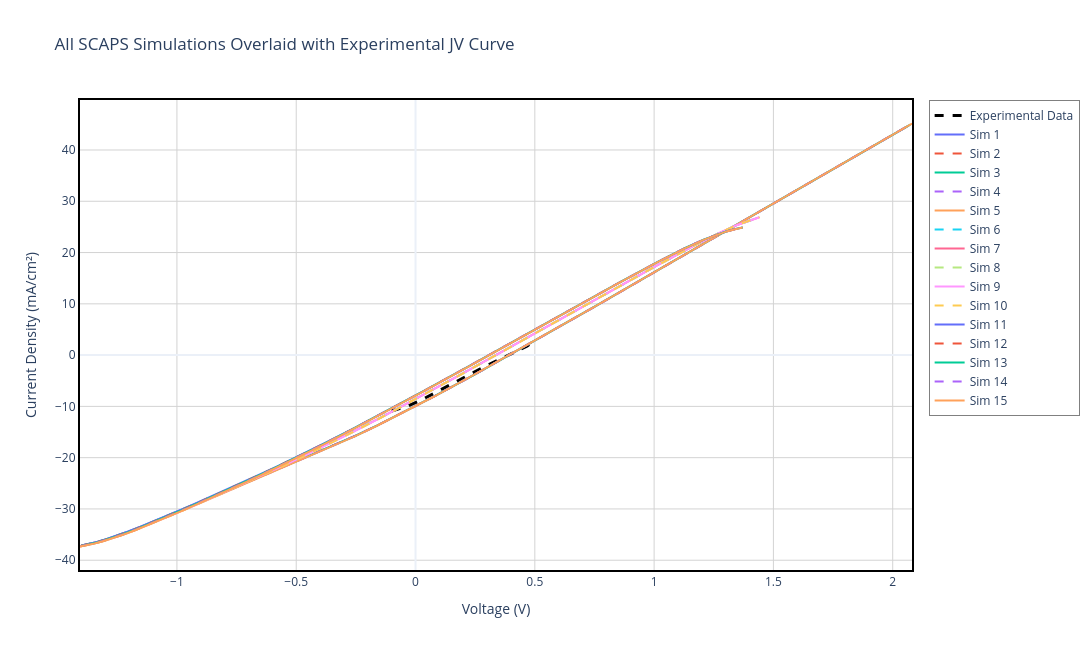

The code cell stored with this chart in its notebook:
### Markdown cell above
## Section 3.1: Overlay Comparison - All Simulations vs Experimental Data

### Overview
This section provides a comprehensive visual comparison by overlaying all SCAPS simulation J-V curves on the same plot as the experimental data. This overlay approach allows for:

- **Direct shape comparison**: Visually assess which simulations best match the experimental curve shape
- **Parameter range assessment**: Understand the spread of voltages, currents, and fill factors across all simulations
- **Quality of model fit**: Quickly identify if any simulations closely track the experimental behavior across the full J-V range
- **Anomaly detection**: Spot simulations that deviate significantly from the general trend

This visualization complements the parameter-based matching in the following section and provides intuitive insight into device behavior.

### Code cell
# ------------------ PLOT 3.1: ALL SIMULATIONS + EXPERIMENTAL OVERLAY ------------------
fig_overlay = go.Figure()

# Add experimental data first (so it appears at the back)
fig_overlay.add_trace(go.Scatter(
    x=exp_data['v(V)'], 
    y=exp_data['jtot(mA/cm2)'], 
    mode='lines', 
    name='Experimental Data', 
    line=dict(color='black', width=3, dash='dash'),
    hovertemplate='<b>Experimental</b><br>V: %{x:.3f} V<br>J: %{y:.2f} mA/cm²<extra></extra>'
))

# Add all SCAPS simulations
colors = []
import plotly.express as px
color_palette = px.colors.qualitative.Plotly
for i, d in enumerate(scaps_data):
    v_filtered = d['v(V)']
    j_filtered = d['jtot(mA/cm2)']
    
    # Hover information
    hover_text = f"<b>{d['label']}</b><br>Batch Parameters: {format_batch_params_for_display(d['batch_params'])}<br>Voc: {d['Voc']:.3f} V<br>Jsc: {d['Jsc']:.2f} mA/cm²<br>FF: {d['FF']:.1f} %<br>η: {d['eta']:.2f} %"
    
    # Alternate between solid and dash line styles for better visibility
    line_dash = 'solid' if i % 2 == 0 else 'dash'
    line_color = color_palette[i % len(color_palette)]
    
    fig_overlay.add_trace(go.Scatter(
        x=v_filtered, 
        y=j_filtered, 
        mode='lines', 
        name=f"Sim {i+1}",
        line=dict(color=line_color, width=2, dash=line_dash),
        hovertemplate=hover_text + '<extra></extra>'
    ))

fig_overlay.update_xaxes(showline=True, linewidth=2, linecolor='black', mirror=True)
fig_overlay.update_yaxes(showline=True, linewidth=2, linecolor='black', mirror=True)
fig_overlay.update_layout(
    title='All SCAPS Simulations Overlaid with Experimental JV Curve',
    xaxis_title='Voltage (V)',
    yaxis_title='Current Density (mA/cm²)',
    hovermode='closest',
    template='plotly_white',
    width=1100,
    height=650,
    plot_bgcolor='white',
    xaxis=dict(showgrid=True, gridwidth=1, gridcolor='lightgray'),
    yaxis=dict(showgrid=True, gridwidth=1, gridcolor='lightgray'),
    legend=dict(
        x=1.02,
        y=1,
        xanchor='left',
        yanchor='top',
        bgcolor='rgba(255, 255, 255, 0.7)',
        bordercolor='gray',
        borderwidth=1
    )
)
fig_overlay.show()
fig_overlay.write_image(os.path.join(plots_dir, 'All_data_Comparison.png'), width=1100, height=650)

print(f"\n✅ Overlay plot created with {len(scaps_data)} simulations + 1 experimental curve")
print(f"✅ Saved Plot 3.1 to {plots_dir}/All_data_Comparison.png")
print(f"   Experimental range: V ∈ [{exp_data['v(V)'].min():.3f}, {exp_data['v(V)'].max():.3f}] V")
print(f"                       J ∈ [{exp_data['jtot(mA/cm2)'].min():.2f}, {exp_data['jtot(mA/cm2)'].max():.2f}] mA/cm²")

### Figure 1 — Plotly figure (JSON) as saved in the notebook; plotly's stock layout.template omitted (floating-point values rounded to 4 significant figures; data arrays with more than 128 entries replaced by an {"elided": "..."} marker saying what was removed)
{"data": [{"hovertemplate": "<b>Experimental</b><br>V: %{x:.3f} V<br>J: %{y:.2f} mA/cm²<extra></extra>", "line": {"color": "black", "dash": "dash", "width": 3}, "mode": "lines", "name": "Experimental Data", "type": "scatter", "x": {"elided": "200 float values"}, "y": {"elided": "200 float values"}}, {"hovertemplate": "<b>total density [1/cm] = 1.000e+12</b><br>Batch Parameters: total density [1/cm]: 1.000e+12 | shallow donor density[1/cm]: 1.000e+15<br>Voc: 0.394 V<br>Jsc: 9.96 mA/cm²<br>FF: 26.0 %<br>η: 1.02 %<extra></extra>", "line": {"color": "#636EFA", "dash": "solid", "width": 2}, "mode": "lines", "name": "Sim 1", "type": "scatter", "x": [-1.4, -1.369, -1.335, -1.296, -1.253, -1.204, -1.15, -1.091, -1.028, -0.9625, -0.8961, -0.8297, -0.7641, -0.6996, -0.6364, -0.5743, -0.5127, -0.4508, -0.3872, -0.3195, -0.2445, -0.1577, -0.05241, 0.07999, 0.2505, 0.4711, 0.7497, 1.083, 1.444, 1.787, 2.067], "y": [-37.13, -36.82, -36.42, -35.89, -35.23, -34.4, -33.43, -32.31, -31.08, -29.79, -28.46, -27.13, -25.83, -24.56, -23.33, -22.12, -20.93, -19.74, -18.49, -17.13, -15.56, -13.65, -11.21, -8.0, -3.699, 2.03, 9.421, 18.36, 28.12, 37.36, 44.76]}, {"hovertemplate": "<b>total density [1/cm] = 1.000e+12</b><br>Batch Parameters: total density [1/cm]: 1.000e+12 | shallow donor density[1/cm]: 3.000e+15<br>Voc: 0.394 V<br>Jsc: 9.97 mA/cm²<br>FF: 26.0 %<br>η: 1.02 %<extra></extra>", "line": {"color": "#EF553B", "dash": "dash", "width": 2}, "mode": "lines", "name": "Sim 2", "type": "scatter", "x": [-1.401, -1.371, -1.338, -1.3, -1.258, -1.21, -1.157, -1.099, -1.036, -0.9711, -0.9046, -0.8379, -0.7719, -0.7069, -0.643, -0.5802, -0.5179, -0.4552, -0.3909, -0.3225, -0.2469, -0.1595, -0.05381, 0.07901, 0.25, 0.4709, 0.7501, 1.084, 1.446, 1.79, 2.07], "y": [-37.18, -36.89, -36.51, -36.01, -35.37, -34.58, -33.63, -32.53, -31.32, -30.03, -28.7, -27.37, -26.05, -24.77, -23.51, -22.29, -21.08, -19.86, -18.6, -17.21, -15.63, -13.7, -11.25, -8.028, -3.716, 2.026, 9.432, 18.39, 28.17, 37.43, 44.86]}, {"hovertemplate": "<b>total density [1/cm] = 1.000e+12</b><br>Batch Parameters: total density [1/cm]: 1.000e+12 | shallow donor density[1/cm]: 5.000e+15<br>Voc: 0.394 V<br>Jsc: 9.97 mA/cm²<br>FF: 26.0 %<br>η: 1.02 %<extra></extra>", "line": {"color": "#00CC96", "dash": "solid", "width": 2}, "mode": "lines", "name": "Sim 3", "type": "scatter", "x": [-1.403, -1.374, -1.341, -1.304, -1.263, -1.216, -1.164, -1.106, -1.044, -0.9794, -0.9129, -0.8461, -0.7796, -0.7141, -0.6496, -0.5861, -0.5231, -0.4597, -0.3946, -0.3256, -0.2494, -0.1614, -0.05527, 0.07797, 0.2493, 0.4707, 0.7504, 1.085, 1.448, 1.793, 2.074], "y": [-37.23, -36.96, -36.59, -36.12, -35.5, -34.74, -33.82, -32.75, -31.55, -30.27, -28.94, -27.6, -26.27, -24.97, -23.7, -22.46, -21.23, -19.99, -18.7, -17.3, -15.7, -13.76, -11.29, -8.058, -3.734, 2.02, 9.441, 18.42, 28.22, 37.51, 44.97]}, {"hovertemplate": "<b>total density [1/cm] = 1.000e+12</b><br>Batch Parameters: total density [1/cm]: 1.000e+12 | shallow donor density[1/cm]: 7.000e+15<br>Voc: 0.394 V<br>Jsc: 9.98 mA/cm²<br>FF: 26.0 %<br>η: 1.02 %<extra></extra>", "line": {"color": "#AB63FA", "dash": "dash", "width": 2}, "mode": "lines", "name": "Sim 4", "type": "scatter", "x": [-1.405, -1.376, -1.343, -1.308, -1.267, -1.221, -1.17, -1.113, -1.052, -0.9876, -0.9211, -0.854, -0.7872, -0.7212, -0.6562, -0.592, -0.5283, -0.4642, -0.3984, -0.3287, -0.2519, -0.1634, -0.05679, 0.07687, 0.2486, 0.4705, 0.7508, 1.086, 1.45, 1.796, 2.077], "y": [-37.28, -37.02, -36.67, -36.22, -35.63, -34.9, -34.0, -32.95, -31.78, -30.5, -29.17, -27.83, -26.49, -25.18, -23.89, -22.63, -21.38, -20.12, -18.81, -17.39, -15.77, -13.81, -11.34, -8.089, -3.753, 2.014, 9.45, 18.45, 28.27, 37.59, 45.07]}, {"hovertemplate": "<b>total density [1/cm] = 1.000e+12</b><br>Batch Parameters: total density [1/cm]: 1.000e+12 | shallow donor density[1/cm]: 9.000e+15<br>Voc: 0.394 V<br>Jsc: 9.98 mA/cm²<br>FF: 26.0 %<br>η: 1.02 %<extra></extra>", "line": {"color": "#FFA15A", "dash": "solid", "width": 2}, "mode": "lines", "name": "Sim 5", "type": "scatter", "x": [-1.406, -1.378, -1.346, -1.311, -1.271, -1.227, -1.176, -1.12, -1.06, -0.9955, -0.9291, -0.8619, -0.7947, -0.7283, -0.6627, -0.5979, -0.5335, -0.4687, -0.4022, -0.3319, -0.2545, -0.1655, -0.05836, 0.07573, 0.2479, 0.4702, 0.7511, 1.087, 1.451, 1.798, 2.081], "y": [-37.32, -37.07, -36.74, -36.31, -35.75, -35.04, -34.18, -33.15, -31.99, -30.73, -29.4, -28.05, -26.71, -25.38, -24.08, -22.8, -21.53, -20.25, -18.92, -17.48, -15.84, -13.87, -11.38, -8.122, -3.773, 2.007, 9.459, 18.48, 28.33, 37.66, 45.17]}, {"hovertemplate": "<b>total density [1/cm] = 5.000e+12</b><br>Batch Parameters: total density [1/cm]: 5.000e+12 | shallow donor density[1/cm]: 1.000e+15<br>Voc: 0.337 V<br>Jsc: 8.57 mA/cm²<br>FF: 25.3 %<br>η: 0.73 %<extra></extra>", "line": {"color": "#19D3F3", "dash": "dash", "width": 2}, "mode": "lines", "name": "Sim 6", "type": "scatter", "x": [-1.4, -1.369, -1.335, -1.296, -1.253, -1.204, -1.15, -1.09, -1.027, -0.9602, -0.892, -0.8228, -0.7527, -0.6817, -0.6089, -0.5332, -0.4525, -0.3635, -0.2621, -0.1427, 0.000356, 0.1719, 0.3723, 0.5933, 0.8157, 1.013, 1.167, 1.274, 1.348, 1.399, 1.439], "y": [-37.13, -36.82, -36.42, -35.89, -35.22, -34.4, -33.42, -32.29, -31.05, -29.72, -28.34, -26.94, -25.51, -24.05, -22.54, -20.95, -19.21, -17.24, -14.92, -12.08, -8.561, -4.232, 0.9215, 6.667, 12.45, 17.52, 21.34, 23.84, 25.36, 26.26, 26.84]}, {"hovertemplate": "<b>total density [1/cm] = 5.000e+12</b><br>Batch Parameters: total density [1/cm]: 5.000e+12 | shallow donor density[1/cm]: 3.000e+15<br>Voc: 0.337 V<br>Jsc: 8.58 mA/cm²<br>FF: 25.2 %<br>η: 0.73 %<extra></extra>", "line": {"color": "#FF6692", "dash": "solid", "width": 2}, "mode": "lines", "name": "Sim 7", "type": "scatter", "x": [-1.401, -1.371, -1.338, -1.3, -1.258, -1.21, -1.157, -1.098, -1.035, -0.969, -0.9009, -0.8315, -0.7611, -0.6896, -0.6162, -0.5397, -0.4581, -0.3683, -0.266, -0.146, -0.002349, 0.1696, 0.3702, 0.5916, 0.8143, 1.012, 1.166, 1.274, 1.348, 1.4, 1.44], "y": [-37.18, -36.89, -36.51, -36.01, -35.37, -34.57, -33.62, -32.51, -31.29, -29.97, -28.6, -27.19, -25.75, -24.27, -22.75, -21.13, -19.37, -17.38, -15.03, -12.17, -8.639, -4.298, 0.8637, 6.617, 12.41, 17.5, 21.32, 23.84, 25.36, 26.28, 26.85]}, {"hovertemplate": "<b>total density [1/cm] = 5.000e+12</b><br>Batch Parameters: total density [1/cm]: 5.000e+12 | shallow donor density[1/cm]: 5.000e+15<br>Voc: 0.337 V<br>Jsc: 8.59 mA/cm²<br>FF: 25.2 %<br>η: 0.73 %<extra></extra>", "line": {"color": "#B6E880", "dash": "dash", "width": 2}, "mode": "lines", "name": "Sim 8", "type": "scatter", "x": [-1.403, -1.373, -1.341, -1.304, -1.263, -1.216, -1.163, -1.106, -1.043, -0.9775, -0.9095, -0.84, -0.7694, -0.6975, -0.6236, -0.5464, -0.464, -0.3734, -0.2703, -0.1496, -0.005402, 0.1669, 0.3679, 0.5897, 0.8129, 1.011, 1.166, 1.274, 1.348, 1.4, 1.441], "y": [-37.23, -36.96, -36.59, -36.11, -35.5, -34.74, -33.81, -32.73, -31.52, -30.21, -28.84, -27.43, -25.98, -24.5, -22.96, -21.33, -19.54, -17.52, -15.15, -12.27, -8.726, -4.373, 0.7981, 6.562, 12.37, 17.47, 21.31, 23.84, 25.37, 26.29, 26.87]}, {"hovertemplate": "<b>total density [1/cm] = 5.000e+12</b><br>Batch Parameters: total density [1/cm]: 5.000e+12 | shallow donor density[1/cm]: 7.000e+15<br>Voc: 0.337 V<br>Jsc: 8.60 mA/cm²<br>FF: 25.2 %<br>η: 0.73 %<extra></extra>", "line": {"color": "#FF97FF", "dash": "solid", "width": 2}, "mode": "lines", "name": "Sim 9", "type": "scatter", "x": [-1.405, -1.376, -1.343, -1.307, -1.267, -1.221, -1.17, -1.113, -1.051, -0.9858, -0.9179, -0.8484, -0.7777, -0.7054, -0.631, -0.5533, -0.4701, -0.3787, -0.2749, -0.1535, -0.008789, 0.164, 0.3654, 0.5875, 0.8112, 1.01, 1.165, 1.274, 1.348, 1.401, 1.441], "y": [-37.28, -37.02, -36.67, -36.21, -35.63, -34.89, -33.99, -32.94, -31.75, -30.45, -29.08, -27.67, -26.22, -24.73, -23.17, -21.52, -19.72, -17.68, -15.28, -12.39, -8.823, -4.458, 0.7247, 6.5, 12.32, 17.44, 21.3, 23.84, 25.38, 26.31, 26.89]}, {"hovertemplate": "<b>total density [1/cm] = 5.000e+12</b><br>Batch Parameters: total density [1/cm]: 5.000e+12 | shallow donor density[1/cm]: 9.000e+15<br>Voc: 0.338 V<br>Jsc: 8.62 mA/cm²<br>FF: 25.1 %<br>η: 0.73 %<extra></extra>", "line": {"color": "#FECB52", "dash": "dash", "width": 2}, "mode": "lines", "name": "Sim 10", "type": "scatter", "x": [-1.406, -1.378, -1.346, -1.311, -1.271, -1.226, -1.176, -1.12, -1.059, -0.9939, -0.9262, -0.8567, -0.7858, -0.7133, -0.6385, -0.5602, -0.4765, -0.3844, -0.2798, -0.1578, -0.01249, 0.1608, 0.3626, 0.5852, 0.8094, 1.009, 1.165, 1.274, 1.349, 1.401, 1.442], "y": [-37.32, -37.07, -36.74, -36.31, -35.75, -35.04, -34.17, -33.14, -31.97, -30.68, -29.32, -27.91, -26.45, -24.95, -23.39, -21.72, -19.9, -17.84, -15.42, -12.51, -8.928, -4.55, 0.6446, 6.433, 12.27, 17.41, 21.28, 23.84, 25.39, 26.32, 26.92]}, {"hovertemplate": "<b>total density [1/cm] = 1.000e+13</b><br>Batch Parameters: total density [1/cm]: 1.000e+13 | shallow donor density[1/cm]: 1.000e+15<br>Voc: 0.307 V<br>Jsc: 7.87 mA/cm²<br>FF: 25.5 %<br>η: 0.62 %<extra></extra>", "line": {"color": "#636EFA", "dash": "solid", "width": 2}, "mode": "lines", "name": "Sim 11", "type": "scatter", "x": [-1.4, -1.369, -1.335, -1.296, -1.253, -1.204, -1.149, -1.089, -1.025, -0.9573, -0.887, -0.8142, -0.7387, -0.6597, -0.5755, -0.4839, -0.3813, -0.2631, -0.1238, 0.04138, 0.2339, 0.4477, 0.6658, 0.8638, 1.021, 1.133, 1.21, 1.264, 1.306, 1.34, 1.372], "y": [-37.13, -36.82, -36.41, -35.89, -35.22, -34.39, -33.4, -32.26, -31.0, -29.64, -28.2, -26.69, -25.11, -23.42, -21.59, -19.54, -17.18, -14.38, -10.97, -6.818, -1.888, 3.648, 9.309, 14.39, 18.32, 20.96, 22.58, 23.55, 24.16, 24.59, 24.91]}, {"hovertemplate": "<b>total density [1/cm] = 1.000e+13</b><br>Batch Parameters: total density [1/cm]: 1.000e+13 | shallow donor density[1/cm]: 3.000e+15<br>Voc: 0.307 V<br>Jsc: 7.88 mA/cm²<br>FF: 25.5 %<br>η: 0.62 %<extra></extra>", "line": {"color": "#EF553B", "dash": "dash", "width": 2}, "mode": "lines", "name": "Sim 12", "type": "scatter", "x": [-1.401, -1.371, -1.338, -1.3, -1.258, -1.21, -1.156, -1.097, -1.034, -0.9663, -0.8962, -0.8235, -0.7478, -0.6684, -0.5836, -0.4911, -0.3876, -0.2683, -0.1281, 0.03784, 0.2309, 0.4451, 0.6635, 0.8619, 1.02, 1.132, 1.209, 1.264, 1.305, 1.34, 1.372], "y": [-37.18, -36.89, -36.5, -36.0, -35.36, -34.56, -33.6, -32.49, -31.25, -29.9, -28.46, -26.96, -25.37, -23.67, -21.82, -19.75, -17.36, -14.52, -11.09, -6.919, -1.974, 3.573, 9.244, 14.34, 18.28, 20.92, 22.55, 23.53, 24.15, 24.58, 24.9]}, {"hovertemplate": "<b>total density [1/cm] = 1.000e+13</b><br>Batch Parameters: total density [1/cm]: 1.000e+13 | shallow donor density[1/cm]: 5.000e+15<br>Voc: 0.308 V<br>Jsc: 7.89 mA/cm²<br>FF: 25.5 %<br>η: 0.62 %<extra></extra>", "line": {"color": "#00CC96", "dash": "solid", "width": 2}, "mode": "lines", "name": "Sim 13", "type": "scatter", "x": [-1.403, -1.373, -1.341, -1.304, -1.262, -1.216, -1.163, -1.105, -1.042, -0.9751, -0.9052, -0.8326, -0.7569, -0.6772, -0.5919, -0.4988, -0.3943, -0.2742, -0.1331, 0.03365, 0.2273, 0.4419, 0.6609, 0.8597, 1.018, 1.131, 1.209, 1.263, 1.305, 1.34, 1.372], "y": [-37.23, -36.96, -36.59, -36.11, -35.5, -34.73, -33.8, -32.71, -31.48, -30.15, -28.72, -27.22, -25.63, -23.92, -22.06, -19.96, -17.55, -14.69, -11.23, -7.038, -2.077, 3.484, 9.168, 14.28, 18.23, 20.89, 22.53, 23.52, 24.14, 24.57, 24.9]}, {"hovertemplate": "<b>total density [1/cm] = 1.000e+13</b><br>Batch Parameters: total density [1/cm]: 1.000e+13 | shallow donor density[1/cm]: 7.000e+15<br>Voc: 0.308 V<br>Jsc: 7.91 mA/cm²<br>FF: 25.5 %<br>η: 0.62 %<extra></extra>", "line": {"color": "#AB63FA", "dash": "dash", "width": 2}, "mode": "lines", "name": "Sim 14", "type": "scatter", "x": [-1.405, -1.376, -1.343, -1.307, -1.267, -1.221, -1.169, -1.112, -1.05, -0.9836, -0.914, -0.8415, -0.7659, -0.6861, -0.6005, -0.5068, -0.4016, -0.2806, -0.1386, 0.02885, 0.2232, 0.4383, 0.6579, 0.8573, 1.016, 1.13, 1.208, 1.263, 1.305, 1.34, 1.372], "y": [-37.28, -37.02, -36.67, -36.21, -35.62, -34.89, -33.98, -32.92, -31.71, -30.39, -28.97, -27.47, -25.88, -24.17, -22.3, -20.19, -17.76, -14.87, -11.39, -7.176, -2.196, 3.381, 9.082, 14.21, 18.18, 20.86, 22.51, 23.5, 24.13, 24.57, 24.9]}, {"hovertemplate": "<b>total density [1/cm] = 1.000e+13</b><br>Batch Parameters: total density [1/cm]: 1.000e+13 | shallow donor density[1/cm]: 9.000e+15<br>Voc: 0.309 V<br>Jsc: 7.93 mA/cm²<br>FF: 25.5 %<br>η: 0.62 %<extra></extra>", "line": {"color": "#FFA15A", "dash": "solid", "width": 2}, "mode": "lines", "name": "Sim 15", "type": "scatter", "x": [-1.406, -1.377, -1.346, -1.311, -1.271, -1.226, -1.176, -1.119, -1.058, -0.9919, -0.9226, -0.8503, -0.7747, -0.6949, -0.6092, -0.515, -0.4092, -0.2875, -0.1447, 0.02346, 0.2185, 0.4343, 0.6545, 0.8547, 1.014, 1.129, 1.207, 1.262, 1.304, 1.34, 1.372], "y": [-37.32, -37.07, -36.74, -36.31, -35.74, -35.03, -34.16, -33.12, -31.93, -30.63, -29.22, -27.72, -26.14, -24.43, -22.55, -20.43, -17.98, -15.07, -11.56, -7.33, -2.33, 3.265, 8.986, 14.13, 18.13, 20.82, 22.48, 23.49, 24.12, 24.56, 24.9]}], "layout": {"height": 650, "hovermode": "closest", "legend": {"bgcolor": "rgba(255, 255, 255, 0.7)", "bordercolor": "gray", "borderwidth": 1, "x": 1.02, "xanchor": "left", "y": 1, "yanchor": "top"}, "plot_bgcolor": "white", "title": {"text": "All SCAPS Simulations Overlaid with Experimental JV Curve"}, "width": 1100, "xaxis": {"gridcolor": "lightgray", "gridwidth": 1, "linecolor": "black", "linewidth": 2, "mirror": true, "showgrid": true, "showline": true, "title": {"text": "Voltage (V)"}}, "yaxis": {"gridcolor": "lightgray", "gridwidth": 1, "linecolor": "black", "linewidth": 2, "mirror": true, "showgrid": true, "showline": true, "title": {"text": "Current Density (mA/cm²)"}}}}
